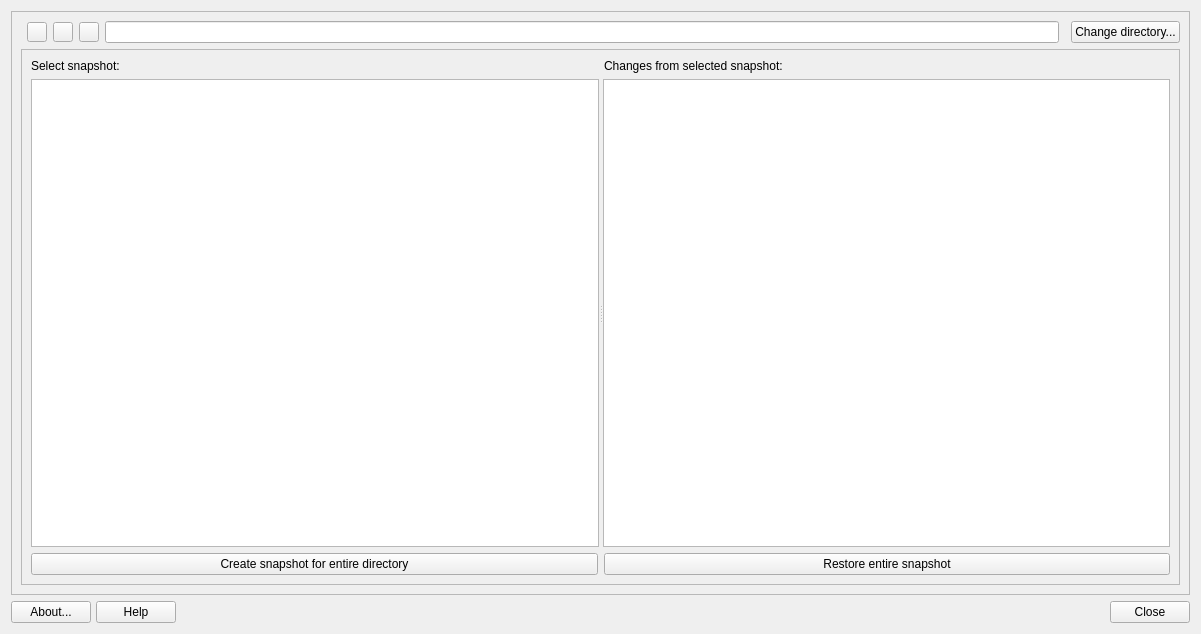
<?xml version="1.0" encoding="UTF-8"?>
<ui version="4.0">
 <class>MainWindow</class>
 <widget class="QDialog" name="MainWindow">
  <property name="geometry">
   <rect>
    <x>0</x>
    <y>0</y>
    <width>1201</width>
    <height>634</height>
   </rect>
  </property>
  <property name="minimumSize">
   <size>
    <width>800</width>
    <height>600</height>
   </size>
  </property>
  <property name="windowTitle">
   <string>Restore GUI</string>
  </property>
  <property name="modal">
   <bool>true</bool>
  </property>
  <layout class="QVBoxLayout" name="verticalLayout">
   <item>
    <widget class="QFrame" name="frame">
     <property name="sizePolicy">
      <sizepolicy hsizetype="Preferred" vsizetype="Expanding">
       <horstretch>0</horstretch>
       <verstretch>0</verstretch>
      </sizepolicy>
     </property>
     <property name="frameShape">
      <enum>QFrame::StyledPanel</enum>
     </property>
     <property name="frameShadow">
      <enum>QFrame::Raised</enum>
     </property>
     <layout class="QGridLayout" name="gridLayout">
      <item row="4" column="0" rowspan="2" colspan="9">
       <widget class="QFrame" name="insideFrame">
        <property name="sizePolicy">
         <sizepolicy hsizetype="Expanding" vsizetype="Expanding">
          <horstretch>0</horstretch>
          <verstretch>0</verstretch>
         </sizepolicy>
        </property>
        <property name="frameShape">
         <enum>QFrame::StyledPanel</enum>
        </property>
        <property name="frameShadow">
         <enum>QFrame::Raised</enum>
        </property>
        <layout class="QGridLayout" name="gridLayout_2">
         <item row="0" column="0">
          <widget class="QLabel" name="label_2">
           <property name="text">
            <string>Select snapshot:</string>
           </property>
          </widget>
         </item>
         <item row="0" column="1">
          <widget class="QLabel" name="label">
           <property name="sizePolicy">
            <sizepolicy hsizetype="Preferred" vsizetype="Fixed">
             <horstretch>0</horstretch>
             <verstretch>0</verstretch>
            </sizepolicy>
           </property>
           <property name="text">
            <string>Changes from selected snapshot:</string>
           </property>
          </widget>
         </item>
         <item row="1" column="0" rowspan="2" colspan="2">
          <widget class="QSplitter" name="splitter">
           <property name="orientation">
            <enum>Qt::Horizontal</enum>
           </property>
           <widget class="QListWidget" name="listSnapshots">
            <property name="alternatingRowColors">
             <bool>false</bool>
            </property>
            <property name="selectionBehavior">
             <enum>QAbstractItemView::SelectItems</enum>
            </property>
           </widget>
           <widget class="QListWidget" name="listChanges">
            <property name="alternatingRowColors">
             <bool>false</bool>
            </property>
            <property name="sortingEnabled">
             <bool>false</bool>
            </property>
           </widget>
          </widget>
         </item>
         <item row="3" column="1">
          <widget class="QPushButton" name="pushRestore">
           <property name="text">
            <string>Restore entire snapshot</string>
           </property>
           <property name="autoDefault">
            <bool>false</bool>
           </property>
          </widget>
         </item>
         <item row="3" column="0">
          <widget class="QPushButton" name="pushSnapshot">
           <property name="text">
            <string>Create snapshot for entire directory</string>
           </property>
           <property name="autoDefault">
            <bool>false</bool>
           </property>
          </widget>
         </item>
        </layout>
       </widget>
      </item>
      <item row="3" column="1">
       <widget class="QPushButton" name="pushBack">
        <property name="sizePolicy">
         <sizepolicy hsizetype="Fixed" vsizetype="Fixed">
          <horstretch>0</horstretch>
          <verstretch>0</verstretch>
         </sizepolicy>
        </property>
        <property name="maximumSize">
         <size>
          <width>20</width>
          <height>20</height>
         </size>
        </property>
        <property name="text">
         <string notr="true"/>
        </property>
        <property name="icon">
         <iconset theme="go-up"/>
        </property>
        <property name="autoDefault">
         <bool>false</bool>
        </property>
       </widget>
      </item>
      <item row="3" column="4">
       <widget class="QLineEdit" name="editCurrentDir"/>
      </item>
      <item row="3" column="6" colspan="3">
       <widget class="QPushButton" name="pushCD">
        <property name="text">
         <string>Change directory...</string>
        </property>
        <property name="autoDefault">
         <bool>false</bool>
        </property>
       </widget>
      </item>
      <item row="3" column="2">
       <widget class="QPushButton" name="pushForward">
        <property name="sizePolicy">
         <sizepolicy hsizetype="Fixed" vsizetype="Fixed">
          <horstretch>0</horstretch>
          <verstretch>0</verstretch>
         </sizepolicy>
        </property>
        <property name="maximumSize">
         <size>
          <width>20</width>
          <height>20</height>
         </size>
        </property>
        <property name="text">
         <string notr="true"/>
        </property>
        <property name="icon">
         <iconset theme="go-up"/>
        </property>
        <property name="autoDefault">
         <bool>false</bool>
        </property>
       </widget>
      </item>
      <item row="3" column="3">
       <widget class="QPushButton" name="pushUp">
        <property name="sizePolicy">
         <sizepolicy hsizetype="Fixed" vsizetype="Fixed">
          <horstretch>0</horstretch>
          <verstretch>0</verstretch>
         </sizepolicy>
        </property>
        <property name="maximumSize">
         <size>
          <width>20</width>
          <height>20</height>
         </size>
        </property>
        <property name="text">
         <string notr="true"/>
        </property>
        <property name="icon">
         <iconset theme="go-up"/>
        </property>
        <property name="autoDefault">
         <bool>false</bool>
        </property>
       </widget>
      </item>
     </layout>
    </widget>
   </item>
   <item>
    <layout class="QGridLayout" name="buttonBar" columnstretch="0,0,0,0,0,0,0,0,0">
     <property name="sizeConstraint">
      <enum>QLayout::SetDefaultConstraint</enum>
     </property>
     <property name="leftMargin">
      <number>0</number>
     </property>
     <property name="topMargin">
      <number>0</number>
     </property>
     <property name="rightMargin">
      <number>0</number>
     </property>
     <property name="bottomMargin">
      <number>0</number>
     </property>
     <property name="spacing">
      <number>5</number>
     </property>
     <item row="0" column="5">
      <spacer name="horizontalSpacer2">
       <property name="orientation">
        <enum>Qt::Horizontal</enum>
       </property>
       <property name="sizeType">
        <enum>QSizePolicy::Expanding</enum>
       </property>
       <property name="sizeHint" stdset="0">
        <size>
         <width>100</width>
         <height>20</height>
        </size>
       </property>
      </spacer>
     </item>
     <item row="0" column="8">
      <widget class="QPushButton" name="pushCancel">
       <property name="sizePolicy">
        <sizepolicy hsizetype="Minimum" vsizetype="Preferred">
         <horstretch>0</horstretch>
         <verstretch>0</verstretch>
        </sizepolicy>
       </property>
       <property name="toolTip">
        <string>Quit application</string>
       </property>
       <property name="text">
        <string>Close</string>
       </property>
       <property name="icon">
        <iconset theme="window-close"/>
       </property>
       <property name="shortcut">
        <string>Alt+N</string>
       </property>
       <property name="autoDefault">
        <bool>false</bool>
       </property>
      </widget>
     </item>
     <item row="0" column="1">
      <widget class="QPushButton" name="pushHelp">
       <property name="sizePolicy">
        <sizepolicy hsizetype="Minimum" vsizetype="Preferred">
         <horstretch>0</horstretch>
         <verstretch>0</verstretch>
        </sizepolicy>
       </property>
       <property name="toolTip">
        <string>Display help </string>
       </property>
       <property name="text">
        <string>Help</string>
       </property>
       <property name="icon">
        <iconset theme="help-contents"/>
       </property>
       <property name="shortcut">
        <string>Alt+H</string>
       </property>
       <property name="autoDefault">
        <bool>false</bool>
       </property>
      </widget>
     </item>
     <item row="0" column="3">
      <widget class="QLabel" name="labelLogo">
       <property name="maximumSize">
        <size>
         <width>32</width>
         <height>32</height>
        </size>
       </property>
       <property name="midLineWidth">
        <number>0</number>
       </property>
       <property name="text">
        <string/>
       </property>
       <property name="pixmap">
        <pixmap resource="images.qrc">:/icons/images/logo.svg</pixmap>
       </property>
       <property name="scaledContents">
        <bool>true</bool>
       </property>
      </widget>
     </item>
     <item row="0" column="2">
      <spacer name="horizontalSpacer1">
       <property name="orientation">
        <enum>Qt::Horizontal</enum>
       </property>
       <property name="sizeType">
        <enum>QSizePolicy::Expanding</enum>
       </property>
       <property name="sizeHint" stdset="0">
        <size>
         <width>100</width>
         <height>20</height>
        </size>
       </property>
      </spacer>
     </item>
     <item row="0" column="0">
      <widget class="QPushButton" name="pushAbout">
       <property name="sizePolicy">
        <sizepolicy hsizetype="Minimum" vsizetype="Preferred">
         <horstretch>0</horstretch>
         <verstretch>0</verstretch>
        </sizepolicy>
       </property>
       <property name="toolTip">
        <string>About this application</string>
       </property>
       <property name="text">
        <string>About...</string>
       </property>
       <property name="icon">
        <iconset theme="help-about"/>
       </property>
       <property name="shortcut">
        <string>Alt+B</string>
       </property>
       <property name="autoDefault">
        <bool>false</bool>
       </property>
      </widget>
     </item>
    </layout>
   </item>
  </layout>
 </widget>
 <tabstops>
  <tabstop>editCurrentDir</tabstop>
  <tabstop>pushCD</tabstop>
  <tabstop>listSnapshots</tabstop>
  <tabstop>listChanges</tabstop>
  <tabstop>pushSnapshot</tabstop>
  <tabstop>pushRestore</tabstop>
  <tabstop>pushAbout</tabstop>
  <tabstop>pushHelp</tabstop>
  <tabstop>pushCancel</tabstop>
 </tabstops>
 <resources>
  <include location="images.qrc"/>
 </resources>
 <connections/>
</ui>
